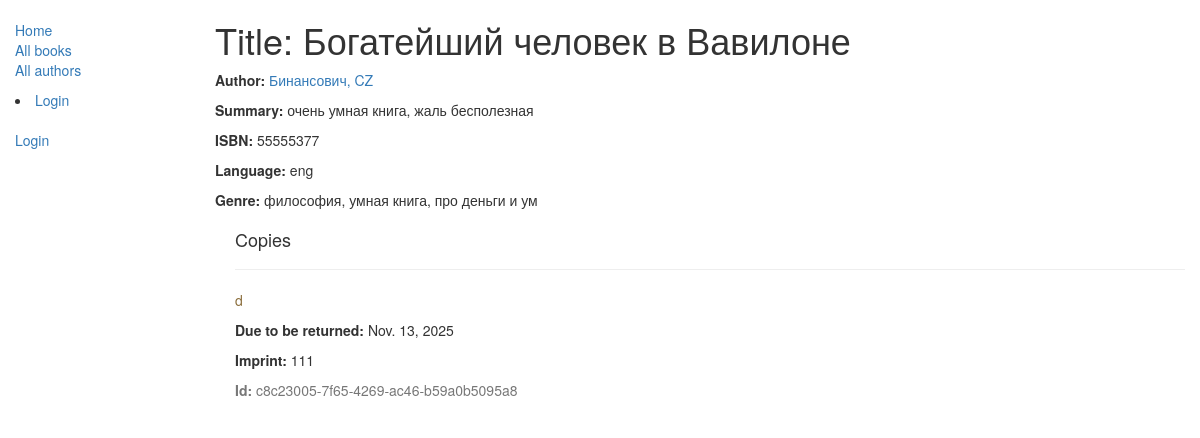
/catalog/book/2, run on the app's committed database.
### catalog/models.py (models this page shows, shortened)
class Book(models.Model):
    title = models.CharField(max_length=200)
    author = models.ForeignKey(Author, on_delete=models.SET_NULL, null=True)
    summary = models.TextField(max_length=1000, help_text="Enter a brief description of the book")
    isbn = models.CharField('ISBN', max_length=13, unique=True, help_text='13 Character <a href="https://www.isbn-international.org/content/what-isbn">ISBN number</a>')
    genre = models.ManyToManyField(Genre, help_text="Select a genre for this book")
    language = models.ForeignKey(Language, on_delete=models.SET_NULL, null=True)
    def display_genre(self):
        return ', '.join(genre.name for genre in self.genre.all()[:3])
    display_genre.short_description = 'Genre'

class Author(models.Model):
    first_name = models.CharField(max_length=100)
    last_name = models.CharField(max_length=100)
    date_of_birth = models.DateField(null=True, blank=True)
    date_of_death = models.DateField('Died', null=True, blank=True)
    class Meta:
        ordering = ['last_name', 'first_name']
    def __str__(self):
        return f'{self.last_name}, {self.first_name}'

class Language(models.Model):
    name = models.CharField(max_length=200, help_text="Enter the book's natural language")
    def __str__(self):
        return self.name

class Genre(models.Model):
    name = models.CharField(max_length=200, help_text="Enter a book genre (e.g. Science Fiction)")
    def __str__(self):
        return self.name

class BookInstance(models.Model):
    id = models.UUIDField(primary_key=True, default=uuid.uuid4, help_text="Unique ID for this particular book across whole library")
    book = models.ForeignKey(Book, on_delete=models.RESTRICT, null=True)
    imprint = models.CharField(max_length=200)
    due_back = models.DateField(null=True, blank=True)
    borrower = models.ForeignKey(User, on_delete=models.SET_NULL, null=True, blank=True)
    LOAN_STATUS = (
        ('m', 'Maintenance'),
        ('o', 'On loan'),
        ('a', 'Available'),
        ('r', 'Reserved'),
    )
    status = models.CharField(
        max_length=1,
        choices=LOAN_STATUS,
        blank=True,
        default='m',
        help_text='Book availability',
    )
    class Meta:
        ordering = ['due_back']
        permissions = (("can_mark_returned", "Set book as returned"),)

### catalog/views.py (the view)
# urls.py: path('book/<int:pk>', views.BookDetailView.as_view(), name='book-detail'),
class BookDetailView(generic.DetailView):
    model = Book

### catalog/templates/catalog/book_detail.html (shortened to what this page needs)
{% extends "base_generic.html" %}
{% block content %}
  <h1>Title: {{ book.title }}</h1>
  <p><strong>Author:</strong> <a href="{% url 'author-detail' book.author.pk %}">{{ book.author }}</a></p>
  <p><strong>Summary:</strong> {{ book.summary }}</p>
  <p><strong>ISBN:</strong> {{ book.isbn }}</p>
  <p><strong>Language:</strong> {{ book.language }}</p>
  <p><strong>Genre:</strong> {{ book.genre.all|join:", " }}</p>
  <div style="margin-left:20px;margin-top:20px">
    <h4>Copies</h4>
    {% for copy in book.bookinstance_set.all %}
      <hr>
      <p class="{% if copy.status == 'a' %}text-success{% elif copy.status == 'm' %}text-danger{% else %}text-warning{% endif %}">
        {{ copy.get_status_display }}
      </p>
      {% if copy.status != 'a' %}
        <p><strong>Due to be returned:</strong> {{ copy.due_back }}</p>
      {% endif %}
      <p><strong>Imprint:</strong> {{ copy.imprint }}</p>
      <p class="text-muted"><strong>Id:</strong> {{ copy.id }}</p>
    {% endfor %}
  </div>
{% endblock %}

### data on the page
Book: title "Богатейший человек в Вавилоне", author "Бинансович, CZ", summary "очень умная книга, жаль бесполезная", isbn "55555377", language "eng", genre.all "философия, умная книга, про деньги и ум"
BookInstance: status "d", due_back "Nov. 13, 2025", imprint "111", id "c8c23005-7f65-4269-ac46-b59a0b5095a8"
